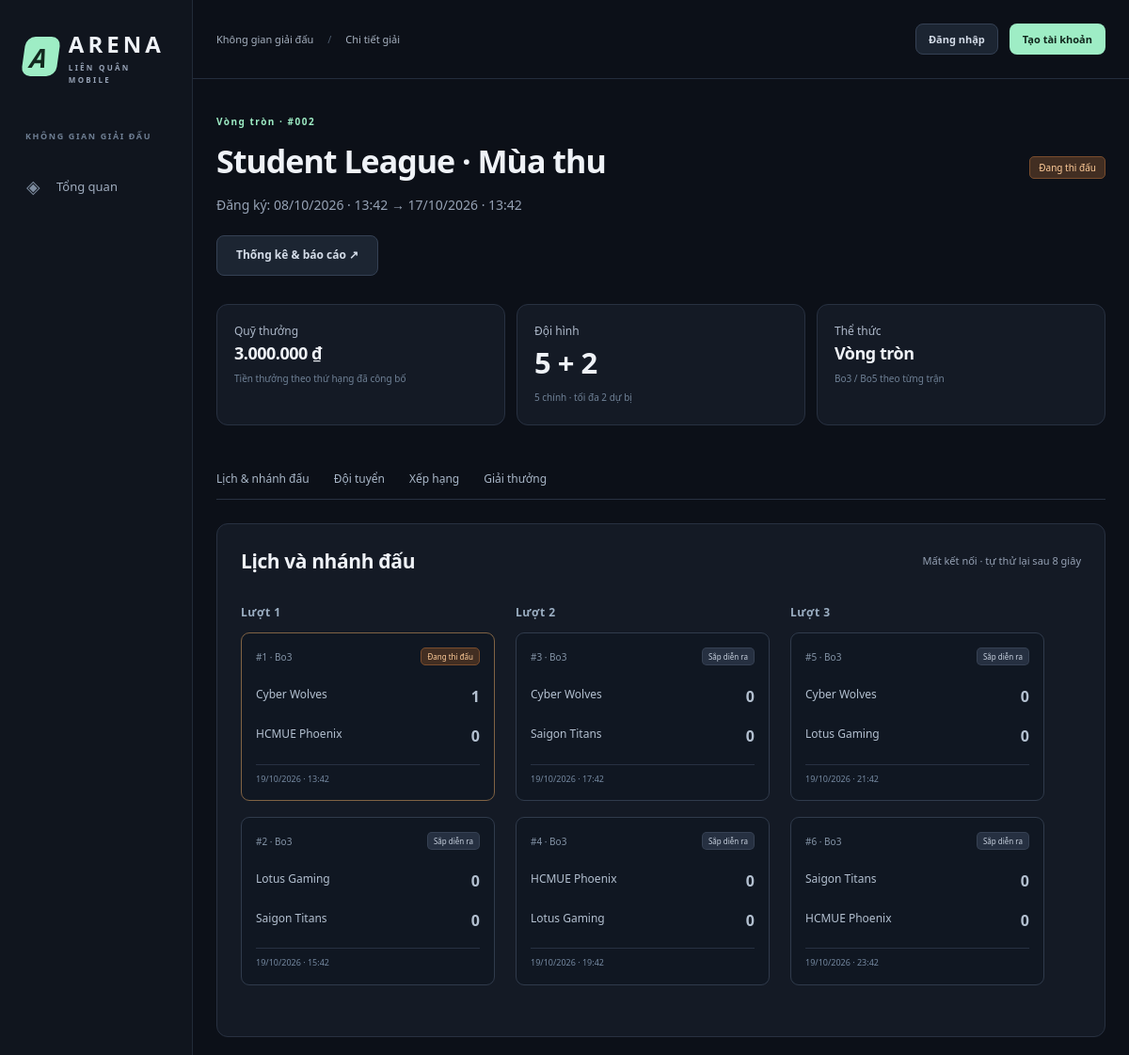
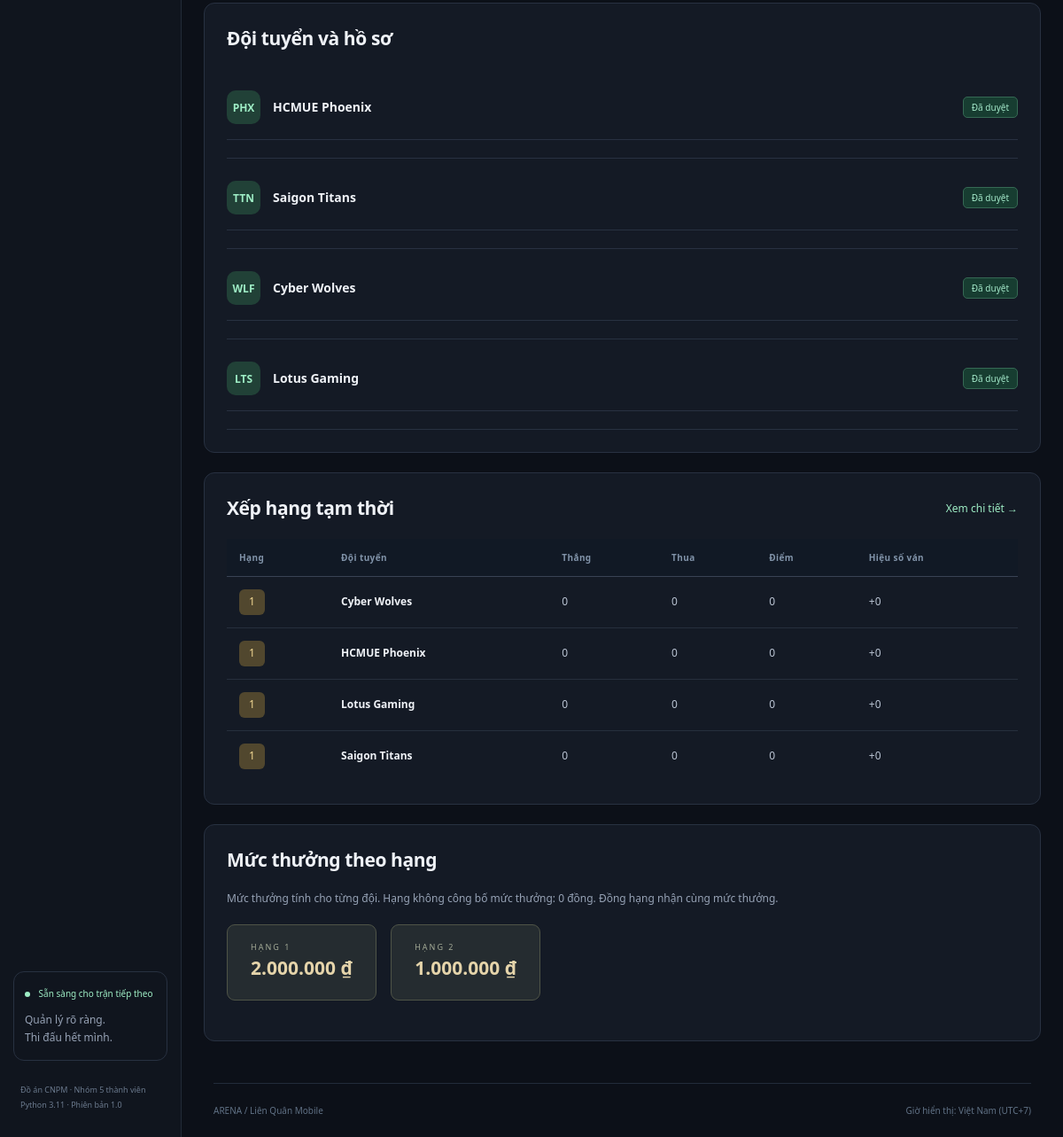
Screenshot of /events/2 with the database file from the repository (2 pictures, top to bottom).
### tables this page shows
CREATE TABLE events(id INTEGER PRIMARY KEY,name TEXT NOT NULL,format TEXT NOT NULL CHECK(format IN('knockout','roundrobin')),status TEXT NOT NULL DEFAULT 'draft' CHECK(status IN('draft','open','locked','live','finished')),opens TEXT NOT NULL,closes TEXT NOT NULL,reserve_max INTEGER NOT NULL DEFAULT 2 CHECK(reserve_max BETWEEN 0 AND 2),win_points INTEGER NOT NULL DEFAULT 3,loss_points INTEGER NOT NULL DEFAULT 0,pool INTEGER NOT NULL DEFAULT 0 CHECK(pool>=0),CHECK(opens<closes),CHECK(win_points>loss_points AND loss_points>=0));

CREATE TABLE rounds(id INTEGER PRIMARY KEY,event_id INTEGER NOT NULL REFERENCES events(id),number INTEGER NOT NULL,name TEXT NOT NULL,UNIQUE(event_id,number));

CREATE TABLE matches(id INTEGER PRIMARY KEY,event_id INTEGER NOT NULL REFERENCES events(id),round_id INTEGER NOT NULL REFERENCES rounds(id),slot INTEGER NOT NULL,team_a INTEGER REFERENCES teams(id),team_b INTEGER REFERENCES teams(id),best_of INTEGER NOT NULL CHECK(best_of IN(3,5)),starts TEXT,ends TEXT,referee_id INTEGER REFERENCES users(id),state TEXT NOT NULL DEFAULT 'scheduled' CHECK(state IN('scheduled','live','finished','bye')),winner_id INTEGER REFERENCES teams(id),next_id INTEGER REFERENCES matches(id),next_slot TEXT CHECK(next_slot IN('a','b')),version INTEGER NOT NULL DEFAULT 1,CHECK(team_a IS NULL OR team_b IS NULL OR team_a<>team_b),CHECK(starts IS NULL OR ends IS NULL OR starts<ends),UNIQUE(round_id,slot));

CREATE TABLE teams(id INTEGER PRIMARY KEY,name TEXT NOT NULL UNIQUE,tag TEXT NOT NULL,captain_id INTEGER NOT NULL REFERENCES students(id),active INTEGER NOT NULL DEFAULT 1);

CREATE TABLE entries(id INTEGER PRIMARY KEY,event_id INTEGER NOT NULL REFERENCES events(id),team_id INTEGER NOT NULL REFERENCES teams(id),status TEXT NOT NULL CHECK(status IN('pending','approved','rejected','withdrawn')),reason TEXT NOT NULL DEFAULT '',reviewer_id INTEGER REFERENCES users(id),created TEXT NOT NULL,UNIQUE(event_id,team_id));

CREATE TABLE prizes(event_id INTEGER NOT NULL REFERENCES events(id),rank INTEGER NOT NULL CHECK(rank>0),amount INTEGER NOT NULL CHECK(amount>=0),PRIMARY KEY(event_id,rank));

### app/tournament.py (the view)
@bp.get("/events/<int:eid>")
def detail(eid):
    e = query("SELECT * FROM events WHERE id=?", (eid,), one=True)
    if not e:
        abort(404)
    entries = query(
        "SELECT e.*,t.name,t.tag FROM entries e JOIN teams t ON t.id=e.team_id WHERE e.event_id=? ORDER BY e.created",
        (eid,),
    )
    from .common import can
    rosters = {}
    if can("event"):
        for en in entries:
            rosters[en["id"]] = query(
                "SELECT s.code,s.full_name,s.ign,r.starter FROM rosters r JOIN students s ON s.id=r.student_id WHERE r.entry_id=? ORDER BY r.starter DESC,s.id",
                (en["id"],),
            )
    from .reports import standings
    return render_template(
        "event.html",
        event=e,
        entries=entries,
        matches=match_rows(eid),
        rosters=rosters,
        standings=standings(eid),
        referees=query(
            "SELECT id,username FROM users WHERE role IN('organizer','referee') AND active=1"
        ),
        prizes=query("SELECT * FROM prizes WHERE event_id=? ORDER BY rank", (eid,)),
    )

### app/auth.py (called while the page is built)
def load_user():
    g.user = query(
        "SELECT u.*,s.ign,s.full_name FROM users u LEFT JOIN students s ON s.id=u.student_id WHERE u.id=? AND u.active=1",
        (session.get("uid"),),
        one=True,
    )
    if not g.user:
        session.pop("uid", None)

def csrf_token():
    if "csrf" not in session:
        session["csrf"] = secrets.token_hex(32)
    return session["csrf"]

def csrf_guard():
    if request.method == "POST":
        sent = request.form.get("csrf") or request.headers.get("X-CSRF-Token", "")
        if not secrets.compare_digest(sent, session.get("csrf", "")) or not sent:
            abort(400, description="Phiên biểu mẫu đã hết hạn. Hãy tải lại trang.")

### app/common.py (called while the page is built)
def can(permission):
    return bool(
        g.user
        and query(
            "SELECT 1 FROM role_permissions WHERE role=? AND permission=?",
            (g.user["role"], permission),
            one=True,
        )
    )

def display_time(value):
    if not value:
        return "Chưa xếp giờ"
    dt = datetime.strptime(value, "%Y-%m-%dT%H:%M").replace(tzinfo=timezone.utc)
    return dt.astimezone(ZoneInfo("Asia/Ho_Chi_Minh")).strftime("%d/%m/%Y · %H:%M")

### app/db.py (called while the page is built)
def get_db():
    if "db" not in g:
        g.db = sqlite3.connect(
            current_app.config["DATABASE"], timeout=15, isolation_level=None
        )
        g.db.row_factory = sqlite3.Row
        g.db.execute("PRAGMA foreign_keys=ON")
        g.db.execute("PRAGMA journal_mode=WAL")
        g.db.execute("PRAGMA busy_timeout=15000")
    return g.db

def query(sql, args=(), one=False):
    rows = get_db().execute(sql, args).fetchall()
    return (rows[0] if rows else None) if one else rows

### app/tournament.py (called while the page is built)
def match_rows(eid):
    return query(
        """SELECT m.*,r.name round_name,r.number round_number,a.name a_name,a.tag a_tag,b.name b_name,b.tag b_tag,u.username referee,
    (SELECT COUNT(*) FROM games WHERE match_id=m.id AND winner_id=m.team_a) score_a,
    (SELECT COUNT(*) FROM games WHERE match_id=m.id AND winner_id=m.team_b) score_b
    FROM matches m JOIN rounds r ON r.id=m.round_id LEFT JOIN teams a ON a.id=m.team_a LEFT JOIN teams b ON b.id=m.team_b
    LEFT JOIN users u ON u.id=m.referee_id WHERE m.event_id=? ORDER BY r.number,m.slot""",
        (eid,),
    )

### app/templates/event.html (shortened to what this page needs)
{% extends 'base.html' %}{% block crumb %}Chi tiết giải{% endblock %}{% block content %}
<div class="page-heading"><div class="eyebrow">{{ labels[event.format] }} · #{{ '%03d'|format(event.id) }}</div><div class="heading-actions"><h1>{{ event.name }}</h1><span class="badge {{ event.status }}">{{ labels[event.status] }}</span></div><p>Đăng ký: {{ event.opens|timevn }} → {{ event.closes|timevn }}</p><div class="actions"><a class="btn secondary" href="{{ url_for('report.view',eid=event.id) }}">Thống kê & báo cáo ↗</a></div></div>
<section class="metrics three"><div class="metric"><span>Quỹ thưởng</span><strong class="money">{{ event.pool|money }}</strong><small>Tiền thưởng theo thứ hạng đã công bố</small></div><div class="metric"><span>Đội hình</span><strong>5 + {{ event.reserve_max }}</strong><small>5 chính · tối đa {{ event.reserve_max }} dự bị</small></div><div class="metric"><span>Thể thức</span><strong class="money">{{ labels[event.format] }}</strong><small>Bo3 / Bo5 theo từng trận</small></div></section>
<div class="tabs"><a href="#fixtures">Lịch & nhánh đấu</a><a href="#teams">Đội tuyển</a><a href="#standings">Xếp hạng</a><a href="#prizes">Giải thưởng</a></div>
<section class="panel" id="fixtures"><div class="section-heading"><h2>Lịch và nhánh đấu</h2><span id="live-status" class="muted" data-live-event="{{ event.id }}">Tự cập nhật mỗi 8 giây</span></div><div id="live-region">{% if matches %}<div class="bracket">{% for round_name,group in matches|groupby('round_number') %}<div class="bracket-round"><h3>{{ group[0].round_name }}</h3>{% for m in group %}<a class="match-card {{ m.state }}" href="{{ url_for('match.detail',mid=m.id) }}"><div class="match-meta"><span>#{{ m.id }} · Bo{{ m.best_of }}</span><span class="badge {{ m.state }}">{{ labels[m.state] }}</span></div><div class="match-team {{ 'winner' if m.winner_id and m.winner_id==m.team_a }}"><span>{{ m.a_name or ('Ô miễn vòng' if m.state=='bye' else 'Chờ đội thắng') }}</span><b>{{ m.score_a }}</b></div><div class="match-team {{ 'winner' if m.winner_id and m.winner_id==m.team_b }}"><span>{{ m.b_name or ('Ô miễn vòng' if m.state=='bye' else 'Chờ đội thắng') }}</span><b>{{ m.score_b }}</b></div><small>{{ m.starts|timevn }}</small>{% if m.next_id %}<small>Đội thắng → trận #{{ m.next_id }} / nhánh {{ m.next_slot|upper }}</small>{% endif %}</a>{% endfor %}</div>{% endfor %}</div>{% else %}<div class="empty"><span class="empty-symbol">◇</span><h3>Lịch thi đấu đang được chuẩn bị</h3><p>BTC sẽ tạo lịch sau khi duyệt đủ hồ sơ và khóa đăng ký.</p></div>{% endif %}</div></section>
<section class="panel" id="teams"><h2>Đội tuyển và hồ sơ</h2>{% for e in entries %}{% if can('event') or e.status=='approved' %}<div class="entry"><div class="list-row"><div class="team-heading"><span class="team-avatar">{{ e.tag[:3] }}</span><b>{{ e.name }}</b></div><span class="badge {{ e.status }}">{{ labels[e.status] }}</span></div></div>{% endif %}{% else %}<div class="empty">Chưa có hồ sơ đăng ký.</div>{% endfor %}</section>
<section class="panel" id="standings"><div class="section-heading"><h2>Xếp hạng {{ 'chung cuộc' if event.status=='finished' else 'tạm thời' }}</h2><a class="text-link" href="{{ url_for('report.view',eid=event.id) }}">Xem chi tiết →</a></div>{% include '_standings.html' %}</section>
<section class="panel" id="prizes"><h2>Mức thưởng theo hạng</h2><p class="muted">Mức thưởng tính cho từng đội. Hạng không công bố mức thưởng: 0 đồng. Đồng hạng nhận cùng mức thưởng.</p><div class="prize-grid">{% for p in prizes %}<div class="prize"><small>HẠNG {{ p.rank }}</small><strong>{{ p.amount|money }}</strong></div>{% else %}<p>BTC chưa công bố mức thưởng.</p>{% endfor %}</div></section>
{% endblock %}

### app/templates/_standings.html
<div class="table-scroll"><table><thead><tr><th>Hạng</th><th>Đội tuyển</th><th>Thắng</th><th>Thua</th><th>Điểm</th><th>Hiệu số ván</th>{% if event.status=='finished' %}<th>Tiền thưởng</th>{% endif %}</tr></thead><tbody>{% for s in standings %}<tr><td><span class="rank rank-{{ s.rank }}">{{ s.rank or '—' }}</span></td><td><b>{{ s.name }}</b></td><td>{{ s.wins }}</td><td>{{ s.losses }}</td><td>{{ s.points if event.format=='roundrobin' else '—' }}</td><td>{{ '%+d'|format(s.diff) }}</td>{% if event.status=='finished' %}<td>{{ s.amount|money }}</td>{% endif %}</tr>{% else %}<tr><td colspan="7" class="muted">Chưa có đội được duyệt.</td></tr>{% endfor %}</tbody></table></div>

### rows the page displays
events: format "Vòng tròn", id "002", name "Student League · Mùa thu", status "Đang thi đấu", opens "08/10/2026 · 13:42", closes "17/10/2026 · 13:42", pool "3.000.000 ₫", reserve_max "2", status "tạm thời"
rounds: name "Lượt 1"
matches: id "1", best_of "3", state "Đang thi đấu", name "Cyber Wolves", score_a "1", name "HCMUE Phoenix", score_b "0", starts "19/10/2026 · 13:42"
matches: id "2", best_of "3", state "Sắp diễn ra", name "Lotus Gaming", score_a "0", name "Saigon Titans", score_b "0", starts "19/10/2026 · 15:42"
rounds: name "Lượt 2"
matches: id "3", best_of "3", state "Sắp diễn ra", name "Cyber Wolves", score_a "0", name "Saigon Titans", score_b "0", starts "19/10/2026 · 17:42"
matches: id "4", best_of "3", state "Sắp diễn ra", name "HCMUE Phoenix", score_a "0", name "Lotus Gaming", score_b "0", starts "19/10/2026 · 19:42"
rounds: name "Lượt 3"
matches: id "5", best_of "3", state "Sắp diễn ra", name "Cyber Wolves", score_a "0", name "Lotus Gaming", score_b "0", starts "19/10/2026 · 21:42"
matches: id "6", best_of "3", state "Sắp diễn ra", name "Saigon Titans", score_a "0", name "HCMUE Phoenix", score_b "0", starts "19/10/2026 · 23:42"
entries: tag "PHX", name "HCMUE Phoenix", status "Đã duyệt"
entries: tag "TTN", name "Saigon Titans", status "Đã duyệt"
entries: tag "WLF", name "Cyber Wolves", status "Đã duyệt"
entries: tag "LTS", name "Lotus Gaming", status "Đã duyệt"
teams: active "1", name "Cyber Wolves", wins "0", losses "0", format "0", diff "+0"
teams: rank "1", name "HCMUE Phoenix", wins "0", losses "0", format "0", diff "+0"
teams: active "1", name "Lotus Gaming", wins "0", losses "0", format "0", diff "+0"
teams: active "1", name "Saigon Titans", wins "0", losses "0", format "0", diff "+0"
prizes: rank "1", amount "2.000.000 ₫"
prizes: rank "2", amount "1.000.000 ₫"
